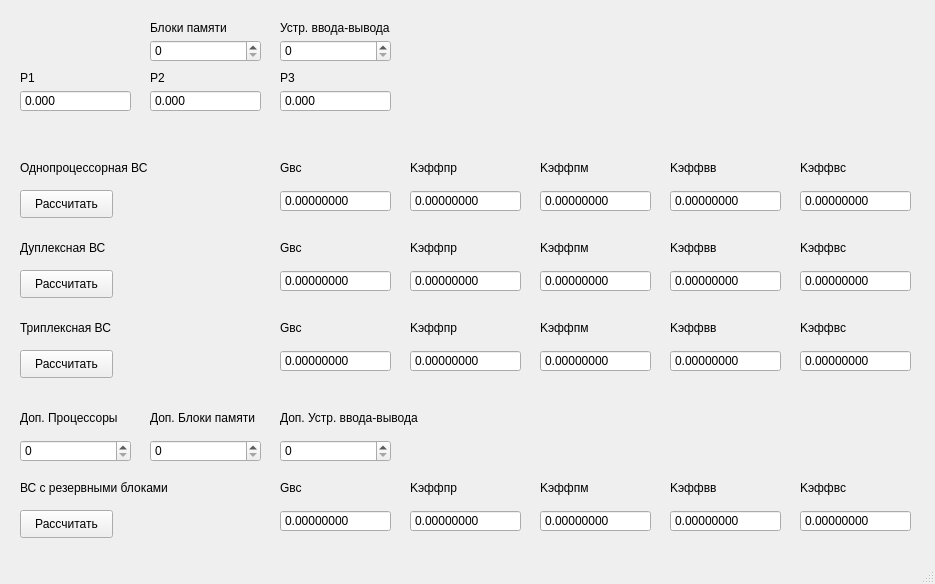
<?xml version="1.0" encoding="UTF-8"?>
<ui version="4.0">
 <class>MainWindow</class>
 <widget class="QMainWindow" name="MainWindow">
  <property name="geometry">
   <rect>
    <x>0</x>
    <y>0</y>
    <width>935</width>
    <height>584</height>
   </rect>
  </property>
  <property name="minimumSize">
   <size>
    <width>935</width>
    <height>584</height>
   </size>
  </property>
  <property name="maximumSize">
   <size>
    <width>935</width>
    <height>584</height>
   </size>
  </property>
  <property name="windowTitle">
   <string>MainWindow</string>
  </property>
  <property name="windowIcon">
   <iconset>
    <normaloff>free-icon-sloth-1063502.png</normaloff>free-icon-sloth-1063502.png</iconset>
  </property>
  <widget class="QWidget" name="centralwidget">
   <widget class="QPushButton" name="firstButton">
    <property name="geometry">
     <rect>
      <x>20</x>
      <y>190</y>
      <width>93</width>
      <height>28</height>
     </rect>
    </property>
    <property name="text">
     <string>Рассчитать</string>
    </property>
   </widget>
   <widget class="QLabel" name="label">
    <property name="geometry">
     <rect>
      <x>20</x>
      <y>160</y>
      <width>171</width>
      <height>16</height>
     </rect>
    </property>
    <property name="text">
     <string>Однопроцессорная ВС</string>
    </property>
   </widget>
   <widget class="QLabel" name="label_3">
    <property name="geometry">
     <rect>
      <x>150</x>
      <y>20</y>
      <width>91</width>
      <height>16</height>
     </rect>
    </property>
    <property name="text">
     <string>Блоки памяти</string>
    </property>
   </widget>
   <widget class="QLabel" name="label_4">
    <property name="geometry">
     <rect>
      <x>280</x>
      <y>20</y>
      <width>131</width>
      <height>16</height>
     </rect>
    </property>
    <property name="text">
     <string>Устр. ввода-вывода</string>
    </property>
   </widget>
   <widget class="QLabel" name="label_5">
    <property name="geometry">
     <rect>
      <x>280</x>
      <y>160</y>
      <width>55</width>
      <height>16</height>
     </rect>
    </property>
    <property name="text">
     <string>Gвс</string>
    </property>
   </widget>
   <widget class="QLabel" name="label_7">
    <property name="geometry">
     <rect>
      <x>280</x>
      <y>240</y>
      <width>55</width>
      <height>16</height>
     </rect>
    </property>
    <property name="text">
     <string>Gвс</string>
    </property>
   </widget>
   <widget class="QLabel" name="label_8">
    <property name="geometry">
     <rect>
      <x>20</x>
      <y>240</y>
      <width>171</width>
      <height>16</height>
     </rect>
    </property>
    <property name="text">
     <string>Дуплексная ВС</string>
    </property>
   </widget>
   <widget class="QPushButton" name="secondButton">
    <property name="geometry">
     <rect>
      <x>20</x>
      <y>270</y>
      <width>93</width>
      <height>28</height>
     </rect>
    </property>
    <property name="text">
     <string>Рассчитать</string>
    </property>
   </widget>
   <widget class="QLabel" name="label_12">
    <property name="geometry">
     <rect>
      <x>280</x>
      <y>320</y>
      <width>55</width>
      <height>16</height>
     </rect>
    </property>
    <property name="text">
     <string>Gвс</string>
    </property>
   </widget>
   <widget class="QLabel" name="label_13">
    <property name="geometry">
     <rect>
      <x>20</x>
      <y>320</y>
      <width>171</width>
      <height>16</height>
     </rect>
    </property>
    <property name="text">
     <string>Триплексная ВС</string>
    </property>
   </widget>
   <widget class="QPushButton" name="thirdButton">
    <property name="geometry">
     <rect>
      <x>20</x>
      <y>350</y>
      <width>93</width>
      <height>28</height>
     </rect>
    </property>
    <property name="text">
     <string>Рассчитать</string>
    </property>
   </widget>
   <widget class="QLabel" name="label_6">
    <property name="geometry">
     <rect>
      <x>20</x>
      <y>410</y>
      <width>111</width>
      <height>16</height>
     </rect>
    </property>
    <property name="text">
     <string>Доп. Процессоры</string>
    </property>
   </widget>
   <widget class="QLabel" name="label_9">
    <property name="geometry">
     <rect>
      <x>150</x>
      <y>410</y>
      <width>121</width>
      <height>16</height>
     </rect>
    </property>
    <property name="text">
     <string>Доп. Блоки памяти</string>
    </property>
   </widget>
   <widget class="QLabel" name="label_10">
    <property name="geometry">
     <rect>
      <x>280</x>
      <y>410</y>
      <width>151</width>
      <height>16</height>
     </rect>
    </property>
    <property name="text">
     <string>Доп. Устр. ввода-вывода</string>
    </property>
   </widget>
   <widget class="QPushButton" name="plusButton">
    <property name="geometry">
     <rect>
      <x>20</x>
      <y>510</y>
      <width>93</width>
      <height>28</height>
     </rect>
    </property>
    <property name="text">
     <string>Рассчитать</string>
    </property>
   </widget>
   <widget class="QLabel" name="label_14">
    <property name="geometry">
     <rect>
      <x>280</x>
      <y>480</y>
      <width>55</width>
      <height>16</height>
     </rect>
    </property>
    <property name="text">
     <string>Gвс</string>
    </property>
   </widget>
   <widget class="QLabel" name="label_11">
    <property name="geometry">
     <rect>
      <x>20</x>
      <y>70</y>
      <width>91</width>
      <height>16</height>
     </rect>
    </property>
    <property name="text">
     <string>P1</string>
    </property>
   </widget>
   <widget class="QLabel" name="label_15">
    <property name="geometry">
     <rect>
      <x>150</x>
      <y>70</y>
      <width>91</width>
      <height>16</height>
     </rect>
    </property>
    <property name="text">
     <string>P2</string>
    </property>
   </widget>
   <widget class="QLabel" name="label_16">
    <property name="geometry">
     <rect>
      <x>280</x>
      <y>70</y>
      <width>131</width>
      <height>16</height>
     </rect>
    </property>
    <property name="text">
     <string>P3</string>
    </property>
   </widget>
   <widget class="QSpinBox" name="memoryCount">
    <property name="geometry">
     <rect>
      <x>150</x>
      <y>40</y>
      <width>111</width>
      <height>22</height>
     </rect>
    </property>
   </widget>
   <widget class="QSpinBox" name="inoutCount">
    <property name="geometry">
     <rect>
      <x>280</x>
      <y>40</y>
      <width>111</width>
      <height>22</height>
     </rect>
    </property>
   </widget>
   <widget class="QDoubleSpinBox" name="procP">
    <property name="geometry">
     <rect>
      <x>20</x>
      <y>90</y>
      <width>111</width>
      <height>22</height>
     </rect>
    </property>
    <property name="buttonSymbols">
     <enum>QAbstractSpinBox::NoButtons</enum>
    </property>
    <property name="decimals">
     <number>3</number>
    </property>
   </widget>
   <widget class="QDoubleSpinBox" name="memoryP">
    <property name="geometry">
     <rect>
      <x>150</x>
      <y>90</y>
      <width>111</width>
      <height>22</height>
     </rect>
    </property>
    <property name="buttonSymbols">
     <enum>QAbstractSpinBox::NoButtons</enum>
    </property>
    <property name="decimals">
     <number>3</number>
    </property>
   </widget>
   <widget class="QDoubleSpinBox" name="inoutP">
    <property name="geometry">
     <rect>
      <x>280</x>
      <y>90</y>
      <width>111</width>
      <height>22</height>
     </rect>
    </property>
    <property name="buttonSymbols">
     <enum>QAbstractSpinBox::NoButtons</enum>
    </property>
    <property name="decimals">
     <number>3</number>
    </property>
   </widget>
   <widget class="QSpinBox" name="plusP">
    <property name="geometry">
     <rect>
      <x>20</x>
      <y>440</y>
      <width>111</width>
      <height>22</height>
     </rect>
    </property>
   </widget>
   <widget class="QSpinBox" name="plusMemory">
    <property name="geometry">
     <rect>
      <x>150</x>
      <y>440</y>
      <width>111</width>
      <height>22</height>
     </rect>
    </property>
   </widget>
   <widget class="QSpinBox" name="plusInout">
    <property name="geometry">
     <rect>
      <x>280</x>
      <y>440</y>
      <width>111</width>
      <height>22</height>
     </rect>
    </property>
   </widget>
   <widget class="QDoubleSpinBox" name="g_1">
    <property name="enabled">
     <bool>true</bool>
    </property>
    <property name="geometry">
     <rect>
      <x>280</x>
      <y>190</y>
      <width>111</width>
      <height>22</height>
     </rect>
    </property>
    <property name="mouseTracking">
     <bool>false</bool>
    </property>
    <property name="tabletTracking">
     <bool>false</bool>
    </property>
    <property name="acceptDrops">
     <bool>false</bool>
    </property>
    <property name="autoFillBackground">
     <bool>false</bool>
    </property>
    <property name="frame">
     <bool>true</bool>
    </property>
    <property name="readOnly">
     <bool>true</bool>
    </property>
    <property name="buttonSymbols">
     <enum>QAbstractSpinBox::NoButtons</enum>
    </property>
    <property name="decimals">
     <number>8</number>
    </property>
   </widget>
   <widget class="QDoubleSpinBox" name="g_2">
    <property name="enabled">
     <bool>true</bool>
    </property>
    <property name="geometry">
     <rect>
      <x>280</x>
      <y>270</y>
      <width>111</width>
      <height>22</height>
     </rect>
    </property>
    <property name="frame">
     <bool>true</bool>
    </property>
    <property name="readOnly">
     <bool>true</bool>
    </property>
    <property name="buttonSymbols">
     <enum>QAbstractSpinBox::NoButtons</enum>
    </property>
    <property name="decimals">
     <number>8</number>
    </property>
   </widget>
   <widget class="QDoubleSpinBox" name="g_3">
    <property name="enabled">
     <bool>true</bool>
    </property>
    <property name="geometry">
     <rect>
      <x>280</x>
      <y>350</y>
      <width>111</width>
      <height>22</height>
     </rect>
    </property>
    <property name="frame">
     <bool>true</bool>
    </property>
    <property name="readOnly">
     <bool>true</bool>
    </property>
    <property name="buttonSymbols">
     <enum>QAbstractSpinBox::NoButtons</enum>
    </property>
    <property name="decimals">
     <number>8</number>
    </property>
   </widget>
   <widget class="QDoubleSpinBox" name="g_4">
    <property name="enabled">
     <bool>true</bool>
    </property>
    <property name="geometry">
     <rect>
      <x>280</x>
      <y>510</y>
      <width>111</width>
      <height>22</height>
     </rect>
    </property>
    <property name="frame">
     <bool>true</bool>
    </property>
    <property name="readOnly">
     <bool>true</bool>
    </property>
    <property name="buttonSymbols">
     <enum>QAbstractSpinBox::NoButtons</enum>
    </property>
    <property name="decimals">
     <number>8</number>
    </property>
   </widget>
   <widget class="QDoubleSpinBox" name="k_pr_1">
    <property name="enabled">
     <bool>true</bool>
    </property>
    <property name="geometry">
     <rect>
      <x>410</x>
      <y>190</y>
      <width>111</width>
      <height>22</height>
     </rect>
    </property>
    <property name="mouseTracking">
     <bool>false</bool>
    </property>
    <property name="tabletTracking">
     <bool>false</bool>
    </property>
    <property name="acceptDrops">
     <bool>false</bool>
    </property>
    <property name="autoFillBackground">
     <bool>false</bool>
    </property>
    <property name="frame">
     <bool>true</bool>
    </property>
    <property name="readOnly">
     <bool>true</bool>
    </property>
    <property name="buttonSymbols">
     <enum>QAbstractSpinBox::NoButtons</enum>
    </property>
    <property name="decimals">
     <number>8</number>
    </property>
   </widget>
   <widget class="QDoubleSpinBox" name="k_mem_1">
    <property name="enabled">
     <bool>true</bool>
    </property>
    <property name="geometry">
     <rect>
      <x>540</x>
      <y>190</y>
      <width>111</width>
      <height>22</height>
     </rect>
    </property>
    <property name="mouseTracking">
     <bool>false</bool>
    </property>
    <property name="tabletTracking">
     <bool>false</bool>
    </property>
    <property name="acceptDrops">
     <bool>false</bool>
    </property>
    <property name="autoFillBackground">
     <bool>false</bool>
    </property>
    <property name="frame">
     <bool>true</bool>
    </property>
    <property name="readOnly">
     <bool>true</bool>
    </property>
    <property name="buttonSymbols">
     <enum>QAbstractSpinBox::NoButtons</enum>
    </property>
    <property name="decimals">
     <number>8</number>
    </property>
   </widget>
   <widget class="QDoubleSpinBox" name="k_inout_1">
    <property name="enabled">
     <bool>true</bool>
    </property>
    <property name="geometry">
     <rect>
      <x>670</x>
      <y>190</y>
      <width>111</width>
      <height>22</height>
     </rect>
    </property>
    <property name="mouseTracking">
     <bool>false</bool>
    </property>
    <property name="tabletTracking">
     <bool>false</bool>
    </property>
    <property name="acceptDrops">
     <bool>false</bool>
    </property>
    <property name="autoFillBackground">
     <bool>false</bool>
    </property>
    <property name="frame">
     <bool>true</bool>
    </property>
    <property name="readOnly">
     <bool>true</bool>
    </property>
    <property name="buttonSymbols">
     <enum>QAbstractSpinBox::NoButtons</enum>
    </property>
    <property name="decimals">
     <number>8</number>
    </property>
   </widget>
   <widget class="QDoubleSpinBox" name="k_vc_1">
    <property name="enabled">
     <bool>true</bool>
    </property>
    <property name="geometry">
     <rect>
      <x>800</x>
      <y>190</y>
      <width>111</width>
      <height>22</height>
     </rect>
    </property>
    <property name="mouseTracking">
     <bool>false</bool>
    </property>
    <property name="tabletTracking">
     <bool>false</bool>
    </property>
    <property name="acceptDrops">
     <bool>false</bool>
    </property>
    <property name="autoFillBackground">
     <bool>false</bool>
    </property>
    <property name="frame">
     <bool>true</bool>
    </property>
    <property name="readOnly">
     <bool>true</bool>
    </property>
    <property name="buttonSymbols">
     <enum>QAbstractSpinBox::NoButtons</enum>
    </property>
    <property name="decimals">
     <number>8</number>
    </property>
   </widget>
   <widget class="QDoubleSpinBox" name="k_inout_2">
    <property name="enabled">
     <bool>true</bool>
    </property>
    <property name="geometry">
     <rect>
      <x>670</x>
      <y>270</y>
      <width>111</width>
      <height>22</height>
     </rect>
    </property>
    <property name="mouseTracking">
     <bool>false</bool>
    </property>
    <property name="tabletTracking">
     <bool>false</bool>
    </property>
    <property name="acceptDrops">
     <bool>false</bool>
    </property>
    <property name="autoFillBackground">
     <bool>false</bool>
    </property>
    <property name="frame">
     <bool>true</bool>
    </property>
    <property name="readOnly">
     <bool>true</bool>
    </property>
    <property name="buttonSymbols">
     <enum>QAbstractSpinBox::NoButtons</enum>
    </property>
    <property name="decimals">
     <number>8</number>
    </property>
   </widget>
   <widget class="QDoubleSpinBox" name="k_pr_2">
    <property name="enabled">
     <bool>true</bool>
    </property>
    <property name="geometry">
     <rect>
      <x>410</x>
      <y>270</y>
      <width>111</width>
      <height>22</height>
     </rect>
    </property>
    <property name="mouseTracking">
     <bool>false</bool>
    </property>
    <property name="tabletTracking">
     <bool>false</bool>
    </property>
    <property name="acceptDrops">
     <bool>false</bool>
    </property>
    <property name="autoFillBackground">
     <bool>false</bool>
    </property>
    <property name="frame">
     <bool>true</bool>
    </property>
    <property name="readOnly">
     <bool>true</bool>
    </property>
    <property name="buttonSymbols">
     <enum>QAbstractSpinBox::NoButtons</enum>
    </property>
    <property name="decimals">
     <number>8</number>
    </property>
   </widget>
   <widget class="QDoubleSpinBox" name="k_mem_2">
    <property name="enabled">
     <bool>true</bool>
    </property>
    <property name="geometry">
     <rect>
      <x>540</x>
      <y>270</y>
      <width>111</width>
      <height>22</height>
     </rect>
    </property>
    <property name="mouseTracking">
     <bool>false</bool>
    </property>
    <property name="tabletTracking">
     <bool>false</bool>
    </property>
    <property name="acceptDrops">
     <bool>false</bool>
    </property>
    <property name="autoFillBackground">
     <bool>false</bool>
    </property>
    <property name="frame">
     <bool>true</bool>
    </property>
    <property name="readOnly">
     <bool>true</bool>
    </property>
    <property name="buttonSymbols">
     <enum>QAbstractSpinBox::NoButtons</enum>
    </property>
    <property name="decimals">
     <number>8</number>
    </property>
   </widget>
   <widget class="QDoubleSpinBox" name="k_vc_2">
    <property name="enabled">
     <bool>true</bool>
    </property>
    <property name="geometry">
     <rect>
      <x>800</x>
      <y>270</y>
      <width>111</width>
      <height>22</height>
     </rect>
    </property>
    <property name="mouseTracking">
     <bool>false</bool>
    </property>
    <property name="tabletTracking">
     <bool>false</bool>
    </property>
    <property name="acceptDrops">
     <bool>false</bool>
    </property>
    <property name="autoFillBackground">
     <bool>false</bool>
    </property>
    <property name="frame">
     <bool>true</bool>
    </property>
    <property name="readOnly">
     <bool>true</bool>
    </property>
    <property name="buttonSymbols">
     <enum>QAbstractSpinBox::NoButtons</enum>
    </property>
    <property name="decimals">
     <number>8</number>
    </property>
   </widget>
   <widget class="QDoubleSpinBox" name="k_inout_3">
    <property name="enabled">
     <bool>true</bool>
    </property>
    <property name="geometry">
     <rect>
      <x>670</x>
      <y>350</y>
      <width>111</width>
      <height>22</height>
     </rect>
    </property>
    <property name="mouseTracking">
     <bool>false</bool>
    </property>
    <property name="tabletTracking">
     <bool>false</bool>
    </property>
    <property name="acceptDrops">
     <bool>false</bool>
    </property>
    <property name="autoFillBackground">
     <bool>false</bool>
    </property>
    <property name="frame">
     <bool>true</bool>
    </property>
    <property name="readOnly">
     <bool>true</bool>
    </property>
    <property name="buttonSymbols">
     <enum>QAbstractSpinBox::NoButtons</enum>
    </property>
    <property name="decimals">
     <number>8</number>
    </property>
   </widget>
   <widget class="QDoubleSpinBox" name="k_pr_3">
    <property name="enabled">
     <bool>true</bool>
    </property>
    <property name="geometry">
     <rect>
      <x>410</x>
      <y>350</y>
      <width>111</width>
      <height>22</height>
     </rect>
    </property>
    <property name="mouseTracking">
     <bool>false</bool>
    </property>
    <property name="tabletTracking">
     <bool>false</bool>
    </property>
    <property name="acceptDrops">
     <bool>false</bool>
    </property>
    <property name="autoFillBackground">
     <bool>false</bool>
    </property>
    <property name="frame">
     <bool>true</bool>
    </property>
    <property name="readOnly">
     <bool>true</bool>
    </property>
    <property name="buttonSymbols">
     <enum>QAbstractSpinBox::NoButtons</enum>
    </property>
    <property name="decimals">
     <number>8</number>
    </property>
   </widget>
   <widget class="QDoubleSpinBox" name="k_mem_3">
    <property name="enabled">
     <bool>true</bool>
    </property>
    <property name="geometry">
     <rect>
      <x>540</x>
      <y>350</y>
      <width>111</width>
      <height>22</height>
     </rect>
    </property>
    <property name="mouseTracking">
     <bool>false</bool>
    </property>
    <property name="tabletTracking">
     <bool>false</bool>
    </property>
    <property name="acceptDrops">
     <bool>false</bool>
    </property>
    <property name="autoFillBackground">
     <bool>false</bool>
    </property>
    <property name="frame">
     <bool>true</bool>
    </property>
    <property name="readOnly">
     <bool>true</bool>
    </property>
    <property name="buttonSymbols">
     <enum>QAbstractSpinBox::NoButtons</enum>
    </property>
    <property name="decimals">
     <number>8</number>
    </property>
   </widget>
   <widget class="QDoubleSpinBox" name="k_vc_3">
    <property name="enabled">
     <bool>true</bool>
    </property>
    <property name="geometry">
     <rect>
      <x>800</x>
      <y>350</y>
      <width>111</width>
      <height>22</height>
     </rect>
    </property>
    <property name="mouseTracking">
     <bool>false</bool>
    </property>
    <property name="tabletTracking">
     <bool>false</bool>
    </property>
    <property name="acceptDrops">
     <bool>false</bool>
    </property>
    <property name="autoFillBackground">
     <bool>false</bool>
    </property>
    <property name="frame">
     <bool>true</bool>
    </property>
    <property name="readOnly">
     <bool>true</bool>
    </property>
    <property name="buttonSymbols">
     <enum>QAbstractSpinBox::NoButtons</enum>
    </property>
    <property name="decimals">
     <number>8</number>
    </property>
   </widget>
   <widget class="QDoubleSpinBox" name="k_inout_4">
    <property name="enabled">
     <bool>true</bool>
    </property>
    <property name="geometry">
     <rect>
      <x>670</x>
      <y>510</y>
      <width>111</width>
      <height>22</height>
     </rect>
    </property>
    <property name="mouseTracking">
     <bool>false</bool>
    </property>
    <property name="tabletTracking">
     <bool>false</bool>
    </property>
    <property name="acceptDrops">
     <bool>false</bool>
    </property>
    <property name="autoFillBackground">
     <bool>false</bool>
    </property>
    <property name="frame">
     <bool>true</bool>
    </property>
    <property name="readOnly">
     <bool>true</bool>
    </property>
    <property name="buttonSymbols">
     <enum>QAbstractSpinBox::NoButtons</enum>
    </property>
    <property name="decimals">
     <number>8</number>
    </property>
   </widget>
   <widget class="QDoubleSpinBox" name="k_pr_4">
    <property name="enabled">
     <bool>true</bool>
    </property>
    <property name="geometry">
     <rect>
      <x>410</x>
      <y>510</y>
      <width>111</width>
      <height>22</height>
     </rect>
    </property>
    <property name="mouseTracking">
     <bool>false</bool>
    </property>
    <property name="tabletTracking">
     <bool>false</bool>
    </property>
    <property name="acceptDrops">
     <bool>false</bool>
    </property>
    <property name="autoFillBackground">
     <bool>false</bool>
    </property>
    <property name="frame">
     <bool>true</bool>
    </property>
    <property name="readOnly">
     <bool>true</bool>
    </property>
    <property name="buttonSymbols">
     <enum>QAbstractSpinBox::NoButtons</enum>
    </property>
    <property name="decimals">
     <number>8</number>
    </property>
   </widget>
   <widget class="QDoubleSpinBox" name="k_mem_4">
    <property name="enabled">
     <bool>true</bool>
    </property>
    <property name="geometry">
     <rect>
      <x>540</x>
      <y>510</y>
      <width>111</width>
      <height>22</height>
     </rect>
    </property>
    <property name="mouseTracking">
     <bool>false</bool>
    </property>
    <property name="tabletTracking">
     <bool>false</bool>
    </property>
    <property name="acceptDrops">
     <bool>false</bool>
    </property>
    <property name="autoFillBackground">
     <bool>false</bool>
    </property>
    <property name="frame">
     <bool>true</bool>
    </property>
    <property name="readOnly">
     <bool>true</bool>
    </property>
    <property name="buttonSymbols">
     <enum>QAbstractSpinBox::NoButtons</enum>
    </property>
    <property name="decimals">
     <number>8</number>
    </property>
   </widget>
   <widget class="QDoubleSpinBox" name="k_vc_4">
    <property name="enabled">
     <bool>true</bool>
    </property>
    <property name="geometry">
     <rect>
      <x>800</x>
      <y>510</y>
      <width>111</width>
      <height>22</height>
     </rect>
    </property>
    <property name="mouseTracking">
     <bool>false</bool>
    </property>
    <property name="tabletTracking">
     <bool>false</bool>
    </property>
    <property name="acceptDrops">
     <bool>false</bool>
    </property>
    <property name="autoFillBackground">
     <bool>false</bool>
    </property>
    <property name="frame">
     <bool>true</bool>
    </property>
    <property name="readOnly">
     <bool>true</bool>
    </property>
    <property name="buttonSymbols">
     <enum>QAbstractSpinBox::NoButtons</enum>
    </property>
    <property name="decimals">
     <number>8</number>
    </property>
   </widget>
   <widget class="QLabel" name="label_17">
    <property name="geometry">
     <rect>
      <x>20</x>
      <y>480</y>
      <width>171</width>
      <height>16</height>
     </rect>
    </property>
    <property name="text">
     <string>ВС с резервными блоками</string>
    </property>
   </widget>
   <widget class="QLabel" name="label_18">
    <property name="geometry">
     <rect>
      <x>410</x>
      <y>160</y>
      <width>55</width>
      <height>16</height>
     </rect>
    </property>
    <property name="text">
     <string>Kэффпр</string>
    </property>
   </widget>
   <widget class="QLabel" name="label_19">
    <property name="geometry">
     <rect>
      <x>540</x>
      <y>160</y>
      <width>55</width>
      <height>16</height>
     </rect>
    </property>
    <property name="text">
     <string>Kэффпм</string>
    </property>
   </widget>
   <widget class="QLabel" name="label_20">
    <property name="geometry">
     <rect>
      <x>670</x>
      <y>160</y>
      <width>55</width>
      <height>16</height>
     </rect>
    </property>
    <property name="text">
     <string>Kэффвв</string>
    </property>
   </widget>
   <widget class="QLabel" name="label_21">
    <property name="geometry">
     <rect>
      <x>800</x>
      <y>160</y>
      <width>55</width>
      <height>16</height>
     </rect>
    </property>
    <property name="text">
     <string>Kэффвс</string>
    </property>
   </widget>
   <widget class="QLabel" name="label_22">
    <property name="geometry">
     <rect>
      <x>540</x>
      <y>240</y>
      <width>55</width>
      <height>16</height>
     </rect>
    </property>
    <property name="text">
     <string>Kэффпм</string>
    </property>
   </widget>
   <widget class="QLabel" name="label_23">
    <property name="geometry">
     <rect>
      <x>670</x>
      <y>240</y>
      <width>55</width>
      <height>16</height>
     </rect>
    </property>
    <property name="text">
     <string>Kэффвв</string>
    </property>
   </widget>
   <widget class="QLabel" name="label_24">
    <property name="geometry">
     <rect>
      <x>410</x>
      <y>240</y>
      <width>55</width>
      <height>16</height>
     </rect>
    </property>
    <property name="text">
     <string>Kэффпр</string>
    </property>
   </widget>
   <widget class="QLabel" name="label_25">
    <property name="geometry">
     <rect>
      <x>800</x>
      <y>240</y>
      <width>55</width>
      <height>16</height>
     </rect>
    </property>
    <property name="text">
     <string>Kэффвс</string>
    </property>
   </widget>
   <widget class="QLabel" name="label_26">
    <property name="geometry">
     <rect>
      <x>540</x>
      <y>320</y>
      <width>55</width>
      <height>16</height>
     </rect>
    </property>
    <property name="text">
     <string>Kэффпм</string>
    </property>
   </widget>
   <widget class="QLabel" name="label_27">
    <property name="geometry">
     <rect>
      <x>670</x>
      <y>320</y>
      <width>55</width>
      <height>16</height>
     </rect>
    </property>
    <property name="text">
     <string>Kэффвв</string>
    </property>
   </widget>
   <widget class="QLabel" name="label_28">
    <property name="geometry">
     <rect>
      <x>410</x>
      <y>320</y>
      <width>55</width>
      <height>16</height>
     </rect>
    </property>
    <property name="text">
     <string>Kэффпр</string>
    </property>
   </widget>
   <widget class="QLabel" name="label_29">
    <property name="geometry">
     <rect>
      <x>800</x>
      <y>320</y>
      <width>55</width>
      <height>16</height>
     </rect>
    </property>
    <property name="text">
     <string>Kэффвс</string>
    </property>
   </widget>
   <widget class="QLabel" name="label_30">
    <property name="geometry">
     <rect>
      <x>540</x>
      <y>480</y>
      <width>55</width>
      <height>16</height>
     </rect>
    </property>
    <property name="text">
     <string>Kэффпм</string>
    </property>
   </widget>
   <widget class="QLabel" name="label_31">
    <property name="geometry">
     <rect>
      <x>670</x>
      <y>480</y>
      <width>55</width>
      <height>16</height>
     </rect>
    </property>
    <property name="text">
     <string>Kэффвв</string>
    </property>
   </widget>
   <widget class="QLabel" name="label_32">
    <property name="geometry">
     <rect>
      <x>410</x>
      <y>480</y>
      <width>55</width>
      <height>16</height>
     </rect>
    </property>
    <property name="text">
     <string>Kэффпр</string>
    </property>
   </widget>
   <widget class="QLabel" name="label_33">
    <property name="geometry">
     <rect>
      <x>800</x>
      <y>480</y>
      <width>55</width>
      <height>16</height>
     </rect>
    </property>
    <property name="text">
     <string>Kэффвс</string>
    </property>
   </widget>
  </widget>
  <widget class="QMenuBar" name="menubar">
   <property name="geometry">
    <rect>
     <x>0</x>
     <y>0</y>
     <width>935</width>
     <height>26</height>
    </rect>
   </property>
  </widget>
  <widget class="QStatusBar" name="statusbar"/>
 </widget>
 <resources/>
 <connections/>
</ui>
